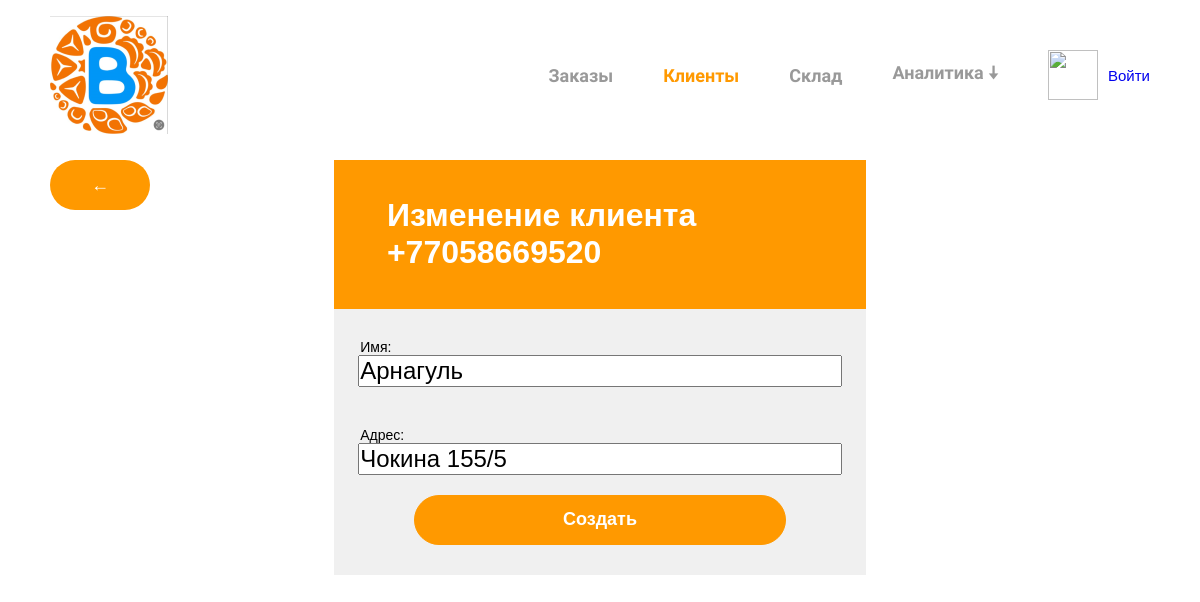
Page /clients/update/77058669520 on the earlier database version.
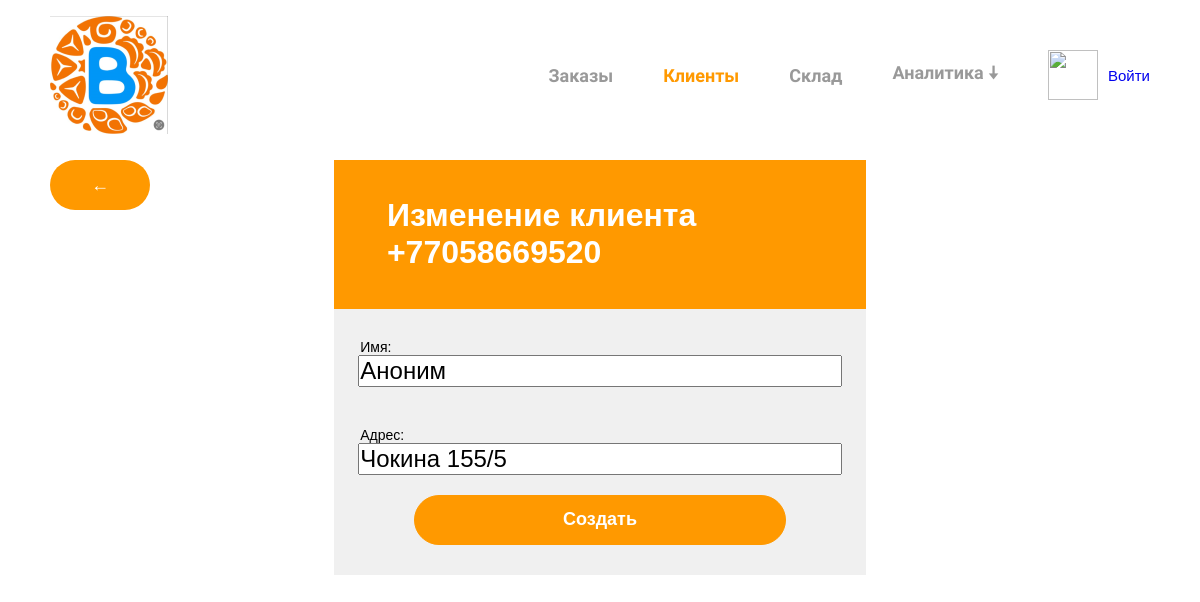
Same page on the later database version.
### clients/models.py (models this page shows, shortened)
class Client(models.Model):
    phone_number = models.CharField(verbose_name="Номер телефона", max_length=15, unique=True, primary_key=True)
    password = models.CharField(verbose_name="Пароль", max_length=100, default="12345678")
    name = models.CharField(verbose_name="Имя", max_length=100)
    address = models.CharField(verbose_name="Адрес", max_length=150)
    total = models.DecimalField(verbose_name="Общая сумма заказов", default=0, max_digits=20, decimal_places=2)
    created_at = models.DateTimeField(auto_now_add=True)
    is_active = models.BooleanField(default=True)
    class Meta:
        ordering = ["-created_at"]

### clients/views.py (the view)
# urls.py: path('update/<int:pk>', views.clients_update_view, name="clients_update"),
def clients_update_view(request, pk):
    client = get_object_or_404(Client, pk=pk)
    if not client.is_active:
        raise Http404("Страница не найдена")
    if request.method == "POST":
        form = ClientUpdateForm(instance=client,
                          data=request.POST)
        if form.is_valid():
            form.save()
            url = resolve_url("clients_detail", pk)
            return redirect(url)
    else:
        form = ClientUpdateForm(instance=client)
    return render(request, "clients/clients_update.html", {
        "section": "clients",
        "form": form,
        "client": client
    })

### clients/forms.py (shortened to what this page needs)
class ClientUpdateForm(forms.ModelForm):
    class Meta:
        model = Client
        fields = "name", "address"

### templates/clients/clients_update.html (shortened to what this page needs)
{% extends 'base.html' %}
{% load static %}
{% block link %}
	<link rel="stylesheet" href="{% static 'css/base.css' %}">
	<link rel="stylesheet" href="{% static 'css/form.css' %}">
{% endblock link %}
{% block body %}
	<button class="back" onclick="history.back()">←</button>
	<div class="center">
		<form method="post">
			<h1>Изменение клиента +{{ client.phone_number }}</h1>
			{{ form.as_table }}
			<button type="submit">Создать</button>
		</form>
	</div>
{% endblock body %}

Differences in the rows shown:
changed Client "Чокина 155/5": name "Арнагуль" → "Аноним"
